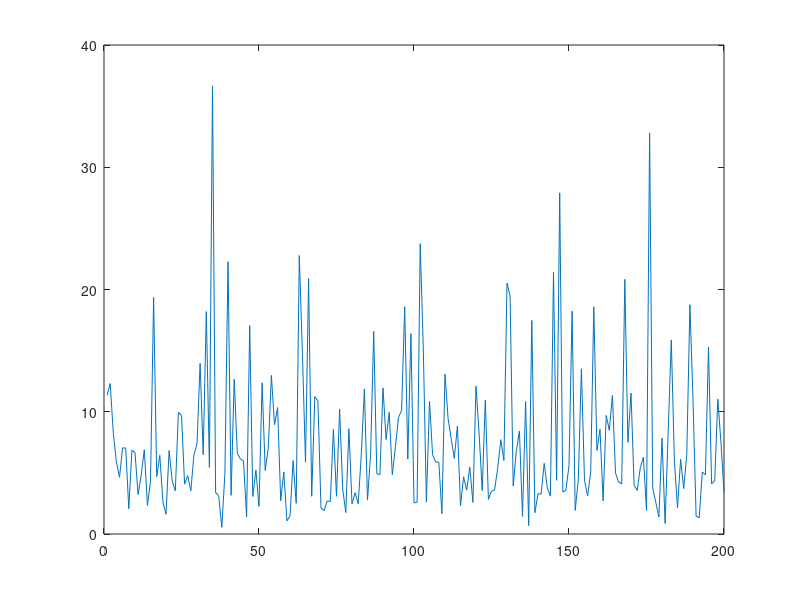
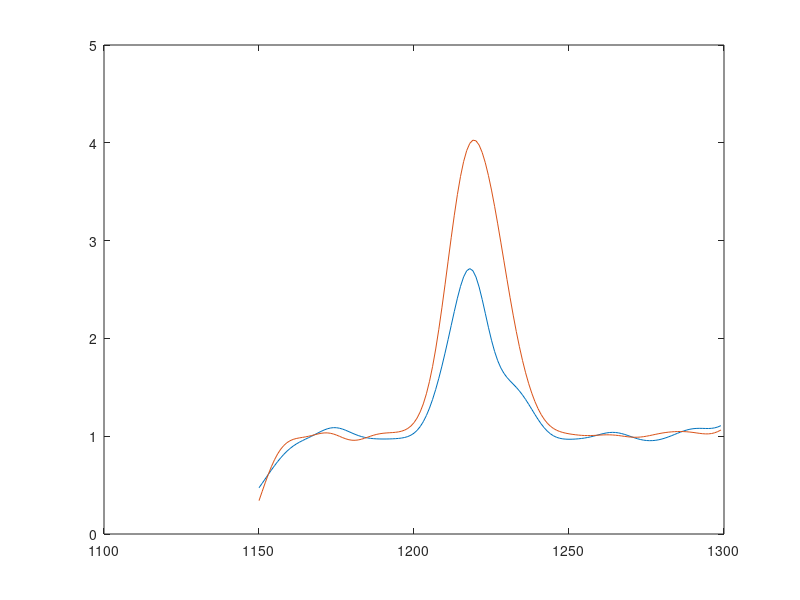
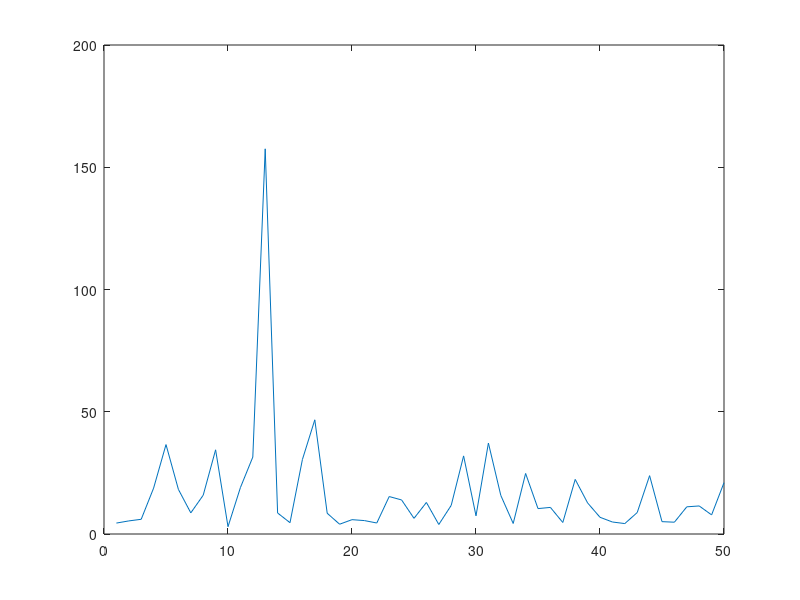
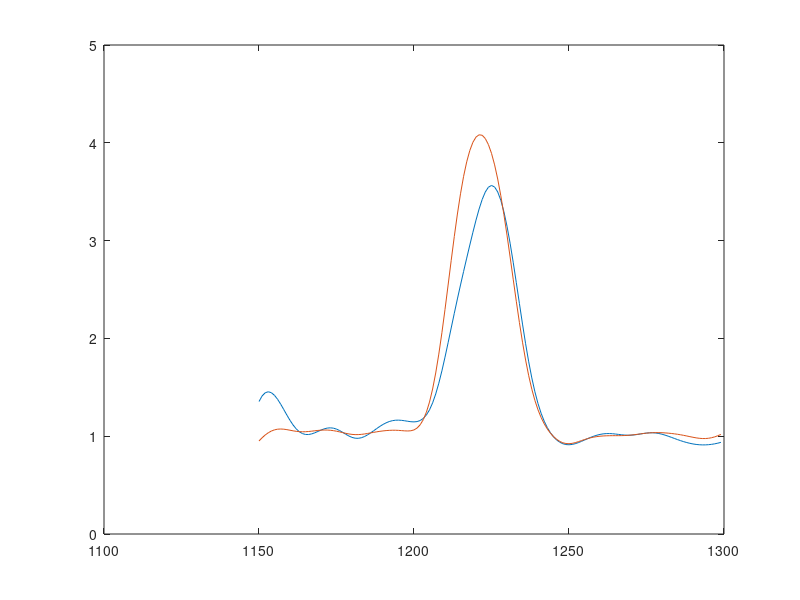

Write MATLAB code to recreate these figures, in order.
clear; clc; close all;

train = load('quasar_train.csv');
lambda = train(1,:)';
test = load('quasar_test.csv');
x = [ ones(length(lambda),1) lambda];
ytrain = train(2:end,:);
ytest = test(2:end,:);

ytrain1 = ytrain(1,:)';
% theta1 = (x'*x)\(x'*ytrain1);
% f1train = x*theta1;
% figure;
% plot(lambda,f1train); hold on; plot(lambda,ytrain1);

% t=[1,5,10,100,1000];
%        
% for i=1:length(t)
%     f1wtrain=zeros(length(lambda),1);
%     for j=1:length(lambda)
%         w = diag(exp(-(lambda(j)-lambda).^2/(2*(t(i)^2))));
%         theta1w = (x'*w*x)\(x'*w*ytrain1);
%         f1wtrain(j,1) = x(j,:)*theta1w;
%     end
%     figure;
%     plot(lambda,f1wtrain); hold on; plot(lambda,ytrain1);
% end

tsmooth=5;
w = exp(-(lambda'-lambda).^2/(2*(tsmooth^2)));

if (~exist('smoothed_y_train.mat'))
    ywtrain=zeros(size(ytrain));
    for i=1:size(ytrain,1)
       for  j=1:length(lambda)
            theta = (x'*diag(w(:,j))*x)\(x'*diag(w(:,j))*ytrain(i,:)');
            ywtrain(i,j)=x(j,:)*theta;
       end  
    end
    save('smoothed_y_train.mat','ywtrain');
else
    load('smoothed_y_train.mat','ywtrain');
end

if (~exist('smoothed_y_test.mat'))
    ywtest=zeros(size(ytest));
    for i=1:size(ytest,1)
       for  j=1:length(lambda)
            theta = (x'*diag(w(:,j))*x)\(x'*diag(w(:,j))*ytest(i,:)');
            ywtest(i,j)=x(j,:)*theta;
       end  
    end
    save('smoothed_y_test.mat','ywtest');
else
    load('smoothed_y_test.mat','ywtest');
end

f_left=ywtrain(:,1:find(lambda==1299));
f_right=ywtrain(:,find(lambda==1300):find(lambda==1599));
f_left_predict=zeros(size(f_left));
k=3;
for j=1:size(f_right,1)

    d_right=sum((f_right(j,:)-f_right).^2,2);
    h=max(d_right);
    [~,nk]=sort(d_right);
    nk=nk(1:k);
    ker_d_right=1-d_right(nk)./h;
    ker_d_right(find(ker_d_right<0))=0;
    f_left_predict(j,:)= (ker_d_right'*f_left(nk,:))./sum( ker_d_right);
    
end

train_error=sum((f_left-f_left_predict).^2,2);

figure;
plot(1:size(f_left,1),train_error);
avg_train_error=mean(train_error);

[~,worst]=max(train_error);
figure;
plot(lambda(1):1299,f_left(worst,:)); hold on; 
plot(lambda(1):1299,f_left_predict(worst,:));


f_left_test=ywtest(:,1:find(lambda==1299));
f_right_test=ywtest(:,find(lambda==1300):find(lambda==1599));
f_left_test_predict=zeros(size(f_left_test));
k=3;
for j=1:size(f_right_test,1)

    d_right=sum((f_right_test(j,:)-f_right).^2,2);
    h=max(d_right);
    [~,nk]=sort(d_right);
    nk=nk(1:k);
    ker_d_right=1-d_right(nk)./h;
    ker_d_right(find(ker_d_right<0))=0;
    f_left_test_predict(j,:)= (ker_d_right'*f_left(nk,:))./sum( ker_d_right);
    
end

test_error=sum((f_left_test-f_left_test_predict).^2,2);

figure;
plot(1:size(f_left_test,1),test_error);
avg_test_error=mean(test_error);

figure;
plot(lambda(1):1299,f_left(1,:)); hold on; 
plot(lambda(1):1299,f_left_predict(1,:));
figure;
plot(lambda(1):1299,f_left(6,:)); hold on; 
plot(lambda(1):1299,f_left_predict(6,:));

[~,worst_test]=max(test_error);
figure;
plot(lambda(1):1299,f_left(worst_test,:)); hold on; 
plot(lambda(1):1299,f_left_predict(worst_test,:));